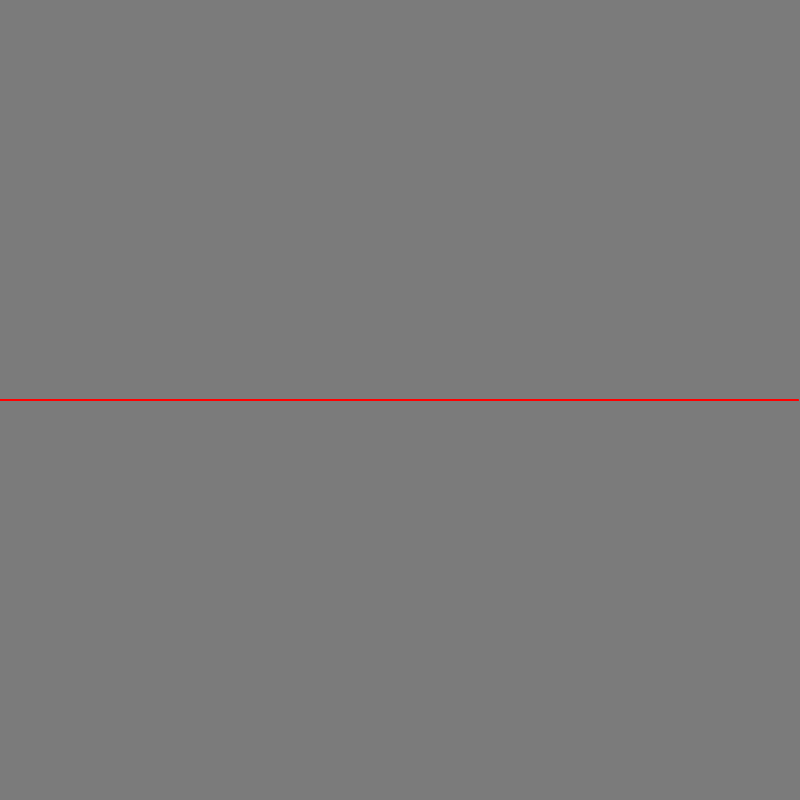
Frame 1 (no input)
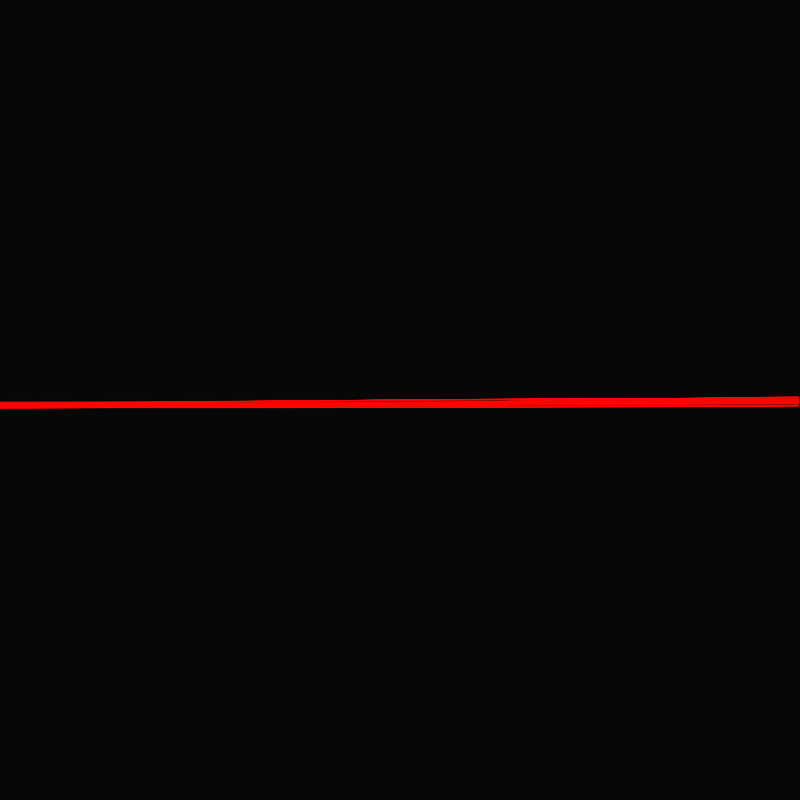
Frame 60 (no input)
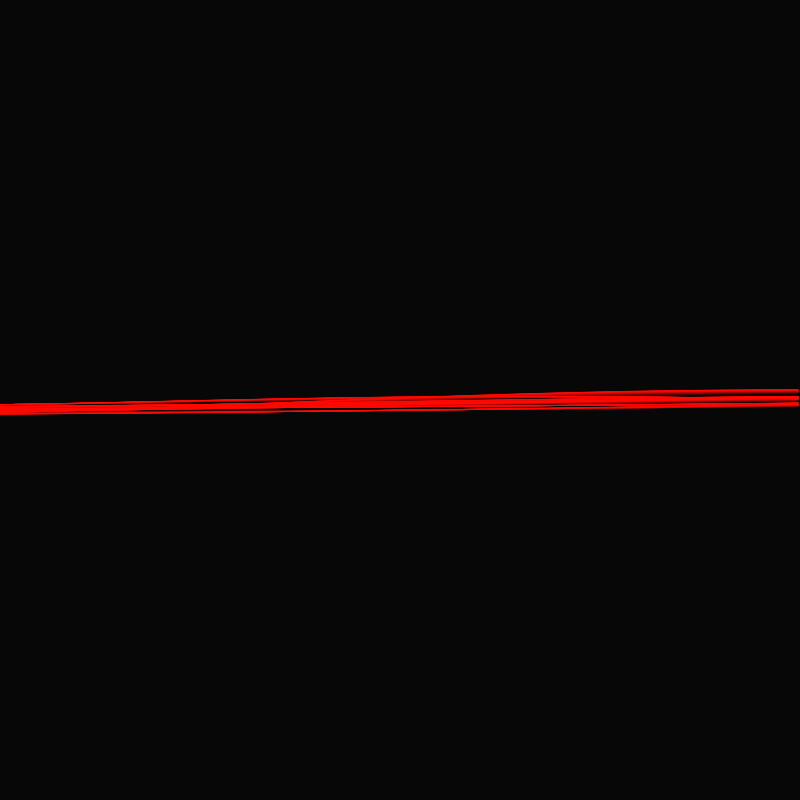
Frame 120 (the mouse pressed at the canvas centre since frame 60)

The p5.js sketch that drew these frames (run headless with seeded random() and noise() and a simulated clock; from frame 60 on, the mouse is pressed at the canvas centre):

// p5.js sketch
// ── sketch.js
class Wave {
  constructor(canvas, fx) {
    this.fx = fx;
    this.canvas = canvas;
    this.color = color(random(255), random(255), random(255));
  }
  draw() {
    var lastpoint = {
      x: 0,
      y: this.fx(0),
    };
    colorMode(HSB);
    //stroke(frameCount%255,(frameCount/255)%255,255);

    noFill();
    beginShape();
    vertex(lastpoint.x, this.canvas.height / 2 + lastpoint.y);

    for (var x = 0; x < this.canvas.width; x += 3) {
      var y = this.fx(x);
      //stroke(255, 255, 255);
      stroke((frameCount / 50) % 255, 255, 255);

      vertex(x, this.canvas.height / 2 + y);

      lastpoint = {
        x: x,
        y: y,
      };
    }
    colorMode(RGB);

    endShape();
  }
}
var waves = [];
var canvas;
var amplitude = 100;
var rate_of_procession_divisor = 2000;
var wavelength = 1000;
var deviation_between_waves = 2;
var flop_rate_divisor = 100;
var deviation_rate = 1;

// SLIDERS
var slider_amplitude;
var slider_rate_of_procession_divisor;
var slider_wavelength;
var slider_deviation_between_waves;
var slider_flop_rate_divisor;
var slider_deviation_rate = 1;

function reset() {
  amplitude = slider_amplitude.value();
  rate_of_procession_divisor = slider_rate_of_procession_divisor.value();
  wavelength = slider_wavelength.value();
  deviation_between_waves = slider_deviation_between_waves.value();
  flop_rate_divisor = slider_flop_rate_divisor.value();
  deviation_rate = slider_deviation_rate.value();
  let nmax = 10;
  waves = [];
  for (let n = 0; n < nmax; n++) {
    var e = 1;
    var ndev = (deviation_rate * n) / nmax;
    //ndev = dev;
    let na = deviate(amplitude, ndev);
    let nb = deviate(rate_of_procession_divisor, ndev);
    let nc = deviate(wavelength, ndev);
    let nd = deviate(deviation_between_waves, ndev * 2);
    let ne = deviate(e, ndev);
    let func = genfunc(na, nb, nc, nd, ne, flop_rate_divisor, ndev);

    wave = new Wave(canvas, (x) => func(x), 0, 0);

    waves.push(wave);
  }
}
function setup() {
  //Create elements
  canvas = createCanvas(800, 800);

  createP("slider_amplitude");
  slider_amplitude = createSlider(1, 2000, 100);
  createP("slider_rate_of_procession_divisor");
  slider_rate_of_procession_divisor = createSlider(1, 2000, 2000);
  createP("slider_wavelength");
  slider_wavelength = createSlider(1, 2000, 1000);
  createP("slider_deviation_between_waves");
  slider_deviation_between_waves = createSlider(0.1, 10, 2, 0.01);
  createP("slider_flop_rate_divisor");
  slider_flop_rate_divisor = createSlider(1, 2000, 100);
  createP("slider_deviation_rate");
  slider_deviation_rate = createSlider(0.1, 10, 1);
  var reset_button = createButton("apply");
  reset_button.mousePressed(reset);
  colorMode(RGB);

  background(32, 32, 32, 25);
  reset();
}

function draw() {
  //ellipse(mouseX, mouseY, 20, 20);
  blendMode(DIFFERENCE);
  var fadeRate = 16 / 255;
  background(fadeRate * 255, fadeRate * 255, fadeRate * 255, 64 * 2);

  blendMode(BLEND);
  waves.forEach((w) => w.draw());
}

function deviate(val, deviation) {
  let ret = (random() - 0.5) * deviation * val + val;
  return ret;
}

function genfunc(a, b, c, d, e, f, dev) {
  return function (x) {
    return (
      a *
      sin(frameCount / b) *
      (Math.sin(e + x / c + frameCount / f) +
        Math.sin(e + (d * x) / c + frameCount / f))
    );
  };
}
